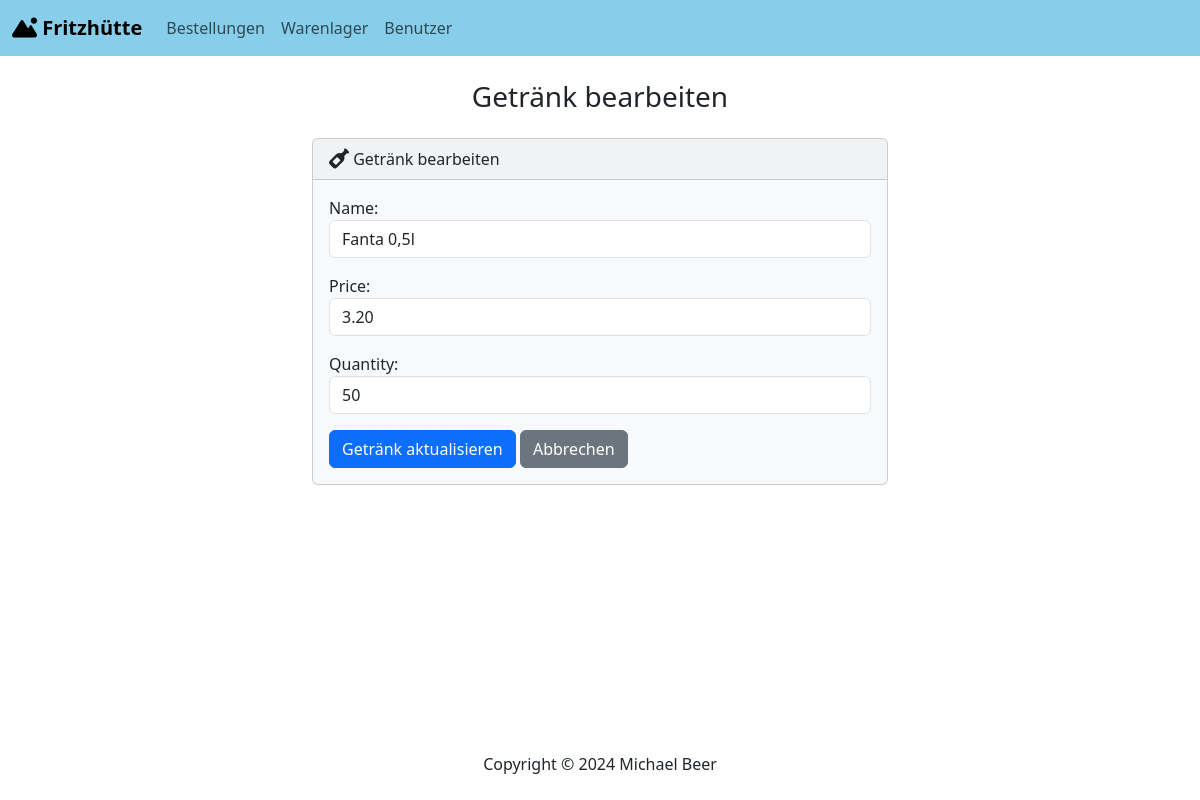
The page /warehouse/edit_beverage/2 on the database its author committed.
### warehouse/models.py (models this page shows, shortened)
class Item(models.Model):
    name = models.CharField(max_length=100)
    price = models.DecimalField(max_digits=5, decimal_places=2)
    quantity = models.IntegerField()
    category = models.CharField(max_length=100, default='Food')
    class Meta:
        abstract = True

class Beverage(Item):
    class Meta:
        verbose_name_plural = 'Beverages'

### warehouse/views.py (the view)
# urls.py: path('edit_beverage/<int:beverage_id>',views.edit_beverage, name='edit_beverage'),
def edit_beverage(request, beverage_id):
    beverage_instance = get_object_or_404(Beverage, id=beverage_id)
    if request.method == 'POST':
        form = BeverageForm(request.POST, instance=beverage_instance)
        if form.is_valid():
            form.save()
            messages.success(request, 'Das Getränk wurde erfolgreich geändert.')
            return redirect('index')
    else:
        form = BeverageForm(instance=beverage_instance)
    return render(request, 'warehouse/edit_beverage.html', {'form':form})

### warehouse/forms.py (shortened to what this page needs)
class BeverageForm(forms.ModelForm):
    class Meta:
        model = Beverage
        fields = ['name', 'price', 'quantity']
        widgets = {
            'name': forms.TextInput(attrs={'class': 'form-control'}),
            'price': forms.NumberInput(attrs={'class': 'form-control'}),
            'quantity': forms.NumberInput(attrs={'class': 'form-control'}),
            'category': forms.HiddenInput(attrs={'class': 'form-control'}),
        }

### warehouse/templates/warehouse/edit_beverage.html (shortened to what this page needs)
{% extends "base.html" %}
{% block body %}
    <h3 class="text-center m-4">Getränk bearbeiten</h3>
    <div class="row justify-content-center">
        <div class="col-md-6">
            <div class="card bg-light mb-3">
                <div class="card-header">
                    <i class="fa-solid fa-wine-bottle fa-lg"></i> Getränk bearbeiten
                </div>
                <div class="card-body">
                    <form action="" method="POST">
                        <div class="mb-3">
                            {{ form.as_p }}
                        </div>
                        <button type="submit" class="btn btn-primary">Getränk aktualisieren</button>
                        <a href="{% url 'index' %}" class="btn btn-secondary">Abbrechen</a>
                      </form>
                </div>
            </div>
        </div>
    </div>
{% endblock %}

### rows shown on the page
Beverage: name "Fanta 0,5l", price "3.20", quantity "50"
